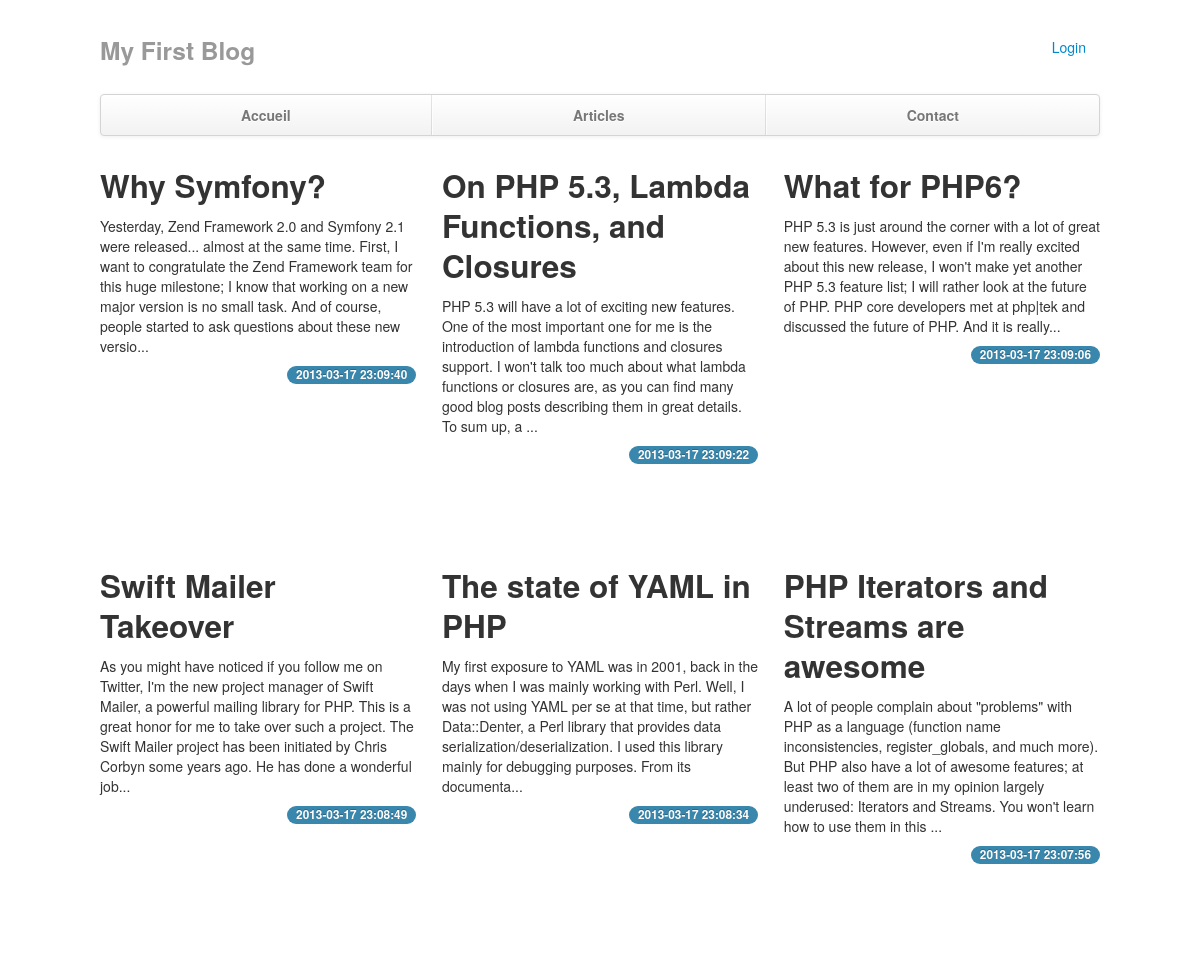
The page / on the database its author committed.
### tables this page shows
CREATE TABLE IF NOT EXISTS `article` (
  `id` int(10) unsigned NOT NULL AUTO_INCREMENT,
  `title` varchar(255) NOT NULL,
  `content` text NOT NULL,
  `date` timestamp NOT NULL DEFAULT CURRENT_TIMESTAMP,
  `enabled` tinyint(1) NOT NULL DEFAULT '1',
  PRIMARY KEY (`id`)
);

### _header.php (called while the page is built, shortened)
<?php
include('functions/database.fn.php');
include('functions/user.fn.php');
include('functions/article.fn.php');
include('templates/_header.phtml');
include('templates/_navbar.phtml');

### functions/user.fn.php (called while the page is built, shortened)
<?php
function isConnected() {
    if (isset($_SESSION['status']) && $_SESSION['status'] == 'connected') {
        return true;
    } else {
        return false;
    }
}

### functions/article.fn.php (called while the page is built, shortened)
<?php
function getAllArticles($link, $enabled = true, $limit = false) {
    $sql = 'SELECT * FROM article ';
    if ($enabled) {
        $sql .= 'WHERE `enabled`=true';
    }
    $sql .= ' ORDER BY id DESC ';
    if ($limit && is_integer($limit)) {
        $sql .= 'LIMIT '.$limit;
    }
	$result = mysqli_query($link, $sql);
	if($result)
		return $result;
	else
		return false;
}
function getExcerpt($string, $length = 300) {
    $excerpt = substr($string, 0, $length);
    if (strlen($string) > $length) {
        $excerpt .= '...';
    }
    return $excerpt;
}

### _footer.php (called while the page is built, shortened)
<?php
include('templates/_footer.phtml');

### index.php (the view)
<?php
include('_header.php');
$articles = getAllArticles($link, true, 6);
while($article = mysqli_fetch_array($articles)) {
?>
<article class="span4">
    <h2><a href="article.php?id=<?=$article['id'];?>"><?= $article['title']; ?></a></h2>
    <p><?= getExcerpt($article['content']); ?></p>
    <small class="badge badge-info pull-right"><?= $article['date']; ?></small>
</article>
<?php
}
include('_footer.php');

### templates/_header.phtml (shortened to what this page needs)
<!DOCTYPE html>
<html>
<head>
    <link rel="stylesheet" type="text/css" href="<?=WEBDIR?>styles/bootstrap.min.css">
    <link rel="stylesheet" type="text/css" href="<?=WEBDIR?>styles/bootstrap-responsive.min.css">
    <link rel="stylesheet" type="text/css" href="<?=WEBDIR?>styles/style.css">
</head>
<body>
<div class="container">

### templates/_navbar.phtml
<div class="masthead">
    <ul class="nav nav-pills pull-right">
        <?php
        if (isConnected()) {
        ?>
        <li class="active"><a href="<?=WEBDIR?>admin/index.php">Administration</a></li>
        <li><a href="<?=WEBDIR?>logout.php">Logout</a></li>
        <?php
        } else {
        ?>
        <li><a href="<?=WEBDIR?>login.php">Login</a></li>
        <?php
        }
        ?>
    </ul>
    <h3 class="muted clearfix">My First Blog</h3>
    <div class="navbar">
        <div class="navbar-inner">
            <div class="container">
                <ul class="nav">
                    <li><a href="<?=WEBDIR?>index.php">Accueil</a></li>
                    <li><a href="<?=WEBDIR?>articles.php">Articles</a></li>
                    <li><a href="<?=WEBDIR?>contact.php">Contact</a></li>
                </ul>
            </div>
        </div>
    </div>
</div>
<div class="row-fluid">

### templates/_footer.phtml (shortened to what this page needs)
    </div>
</div>
</body>
</html>

### styles/style.css (style rules this page uses)
html, body { height: 100%; }
body { padding-top: 20px; }
.container { margin: 0 auto; max-width: 1000px; }
.navbar .navbar-inner { padding: 0; }
.navbar .nav { margin: 0; display: table; width: 100%; }
.navbar .nav li { display: table-cell; width: 1%; float: none; }
.navbar .nav li a { font-weight: bold; text-align: center; border-left: 1px solid rgba(255,255,255,.75); border-right: 1px solid rgba(0,0,0,.1); }
.navbar .nav li:first-child a { border-left: 0; border-radius: 3px 0 0 3px; }
.navbar .nav li:last-child a { border-right: 0; border-radius: 0 3px 3px 0; }
.row-fluid [class*="span"]:nth-child(3n-2) { margin-left: 0; }
.row-fluid [class*="span"] > h2 > a { color: rgb(51, 51, 51); }
.row-fluid article[class*="span"] { min-height: 400px; }

### rows shown on the page
article: title "Why Symfony?", content "Yesterday, Zend Framework 2.0 and Symfony 2.1 were released... almost at the same time. First, I want to congratulate the Zend Framework team for this huge milestone; I know that working on a new major version is no small task. And of course, people started to ask questions about these new versio...", date "2013-03-17 23:09:40"
article: title "On PHP 5.3, Lambda Functions, and Closures", content "PHP 5.3 will have a lot of exciting new features. One of the most important one for me is the introduction of lambda functions and closures support. I won't talk too much about what lambda functions or closures are, as you can find many good blog posts describing them in great details. To sum up, a ...", date "2013-03-17 23:09:22"
article: title "What for PHP6?", content "PHP 5.3 is just around the corner with a lot of great new features. However, even if I'm really excited about this new release, I won't make yet another PHP 5.3 feature list; I will rather look at the future of PHP. PHP core developers met at php|tek and discussed the future of PHP. And it is really...", date "2013-03-17 23:09:06"
article: title "Swift Mailer Takeover", content "As you might have noticed if you follow me on Twitter, I'm the new project manager of Swift Mailer, a powerful mailing library for PHP. This is a great honor for me to take over such a project. The Swift Mailer project has been initiated by Chris Corbyn some years ago. He has done a wonderful job...", date "2013-03-17 23:08:49"
article: title "The state of YAML in PHP", content "My first exposure to YAML was in 2001, back in the days when I was mainly working with Perl. Well, I was not using YAML per se at that time, but rather Data::Denter, a Perl library that provides data serialization/deserialization. I used this library mainly for debugging purposes. From its documenta...", date "2013-03-17 23:08:34"
article: title "PHP Iterators and Streams are awesome", content "A lot of people complain about \"problems\" with PHP as a language (function name inconsistencies, register_globals, and much more). But PHP also have a lot of awesome features; at least two of them are in my opinion largely underused: Iterators and Streams. You won't learn how to use them in this ...", date "2013-03-17 23:07:56"
